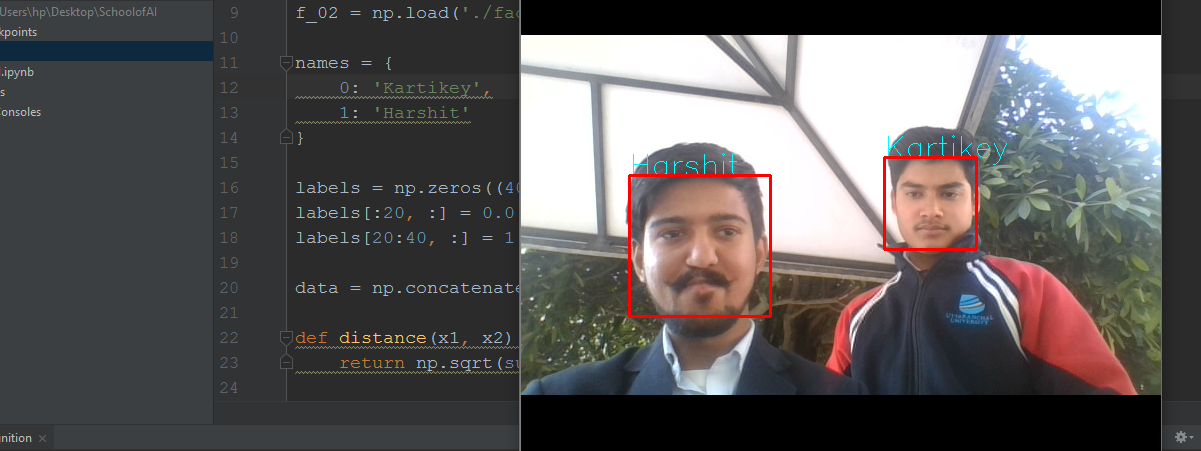
#> input picture face wala.PNG, 1201 x 451 px, given in place of the camera
$ python face_recognition.py
#> lines starting #> are read from the running program, lines starting #| are printed output that depends on the picture; after the words box and inside, x2 and y2 are one past the last pixel; in counts of white or black regions, pixels touching at a corner belong together
import numpy as np
import cv2

cam = cv2.VideoCapture(0)
face_cas = cv2.CascadeClassifier('./haarcascade_frontalface_default.xml')
font = cv2.FONT_HERSHEY_SIMPLEX

f_01 = np.load('./face_01.npy').reshape(20, 50*50*3)
#> (reads face_01.npy from the repository)
f_02 = np.load('./face_02.npy').reshape(20, 50*50*3)
#> (reads face_02.npy from the repository)

names = {
	0: 'Himani',
	1: 'Kajal'
}

labels = np.zeros((40, 1))
labels[:20, :] = 0.0
labels[20:40, :] = 1.0

data = np.concatenate([f_01, f_02])

def distance(x1, x2):
    return np.sqrt(sum((x1-x2)**2))

def knn(x, train, targets, k=5):
    m = train.shape[0]
    dist = []
    for ix in range(m):
        # compute distance from each point and store in dist
        dist.append(distance(x, train[ix]))
    dist = np.asarray(dist)
    indx = np.argsort(dist)
    sorted_labels = labels[indx][:k]
    counts = np.unique(sorted_labels, return_counts=True)
    return counts[0][np.argmax(counts[1])]

while True:
	ret, frame = cam.read()
#> frame is the input picture: shape (451, 1201, 3); mean B, G, R 89.6, 89.4, 92.1

	if ret == True:
		gray = cv2.cvtColor(frame, cv2.COLOR_BGR2GRAY)
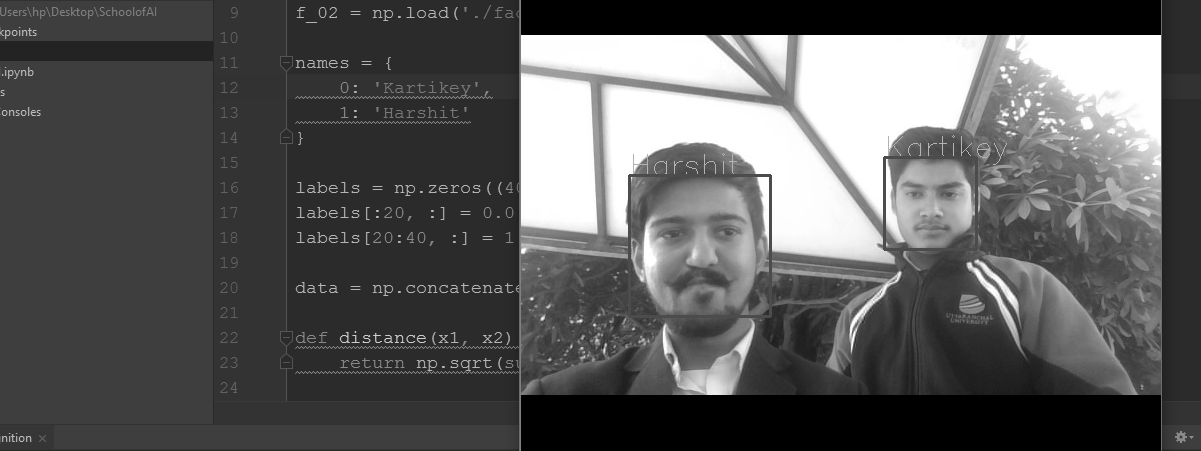
#> gray: shape (451, 1201); min 0, max 255, mean 90.2
		faces = face_cas.detectMultiScale(gray, 1.3, 5)
#> faces = [[884, 158, 92, 92], [627, 175, 142, 142]]

		for (x, y, w, h) in faces:

			face_component = frame[y:y+h, x:x+w, :]

			fc = cv2.resize(face_component, (50, 50))

			lab = knn(fc.flatten(), data, labels)

			text = names[int(lab)]

			cv2.putText(frame, text, (x, y), font, 1 , (255, 255, 0))

			cv2.rectangle(frame, (x, y), (x+w, y+h), (0,0,255), 2)
#> this loop made 2 passes
#> (x, y, w, h, m in knn, sorted_labels in knn, counts in knn, lab) on passes 1 to 2: (884, 158, 92, 92, 40, [0, 1, 1, 0, 1], ([0, 1], [2, 3]), 1), (627, 175, 142, 142, 40, [1, 0, 1, 1, 0], ([0, 1], [2, 3]), 1)
#> pass 1, `face_component = frame[y:y+h, x:x+w, :]`:
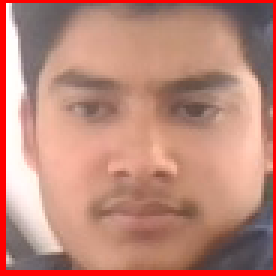
#> face_component: shape (92, 92, 3) (shown 3 times larger); mean B, G, R 120.9, 135, 189.3
#> pass 1, `fc = cv2.resize(face_component, (50, 50))`:
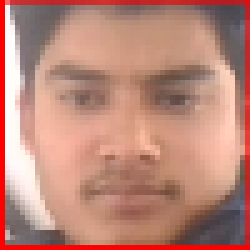
#> fc: shape (50, 50, 3) (shown 5 times larger); mean B, G, R 121.2, 135.3, 189
#> pass 2, `face_component = frame[y:y+h, x:x+w, :]`:
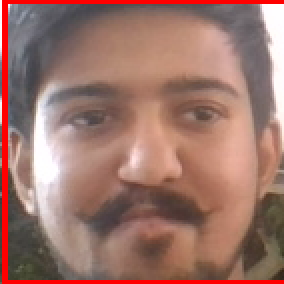
#> face_component: shape (142, 142, 3) (shown 2 times larger); mean B, G, R 106.2, 116.4, 157.5
#> pass 2, `fc = cv2.resize(face_component, (50, 50))`:
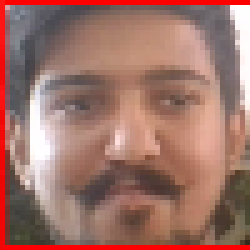
#> fc: shape (50, 50, 3) (shown 5 times larger); mean B, G, R 104.7, 114.9, 159.3
#> after the loop:
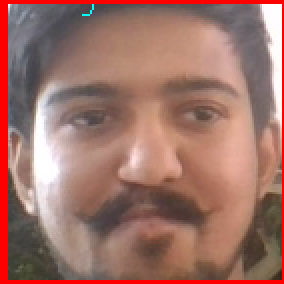
#> face_component: shape (142, 142, 3) (shown 2 times larger); 1.43% of pixels changed, all inside (x1, y1, x2, y2) = (0, 0, 142, 142)
#> after the loop:
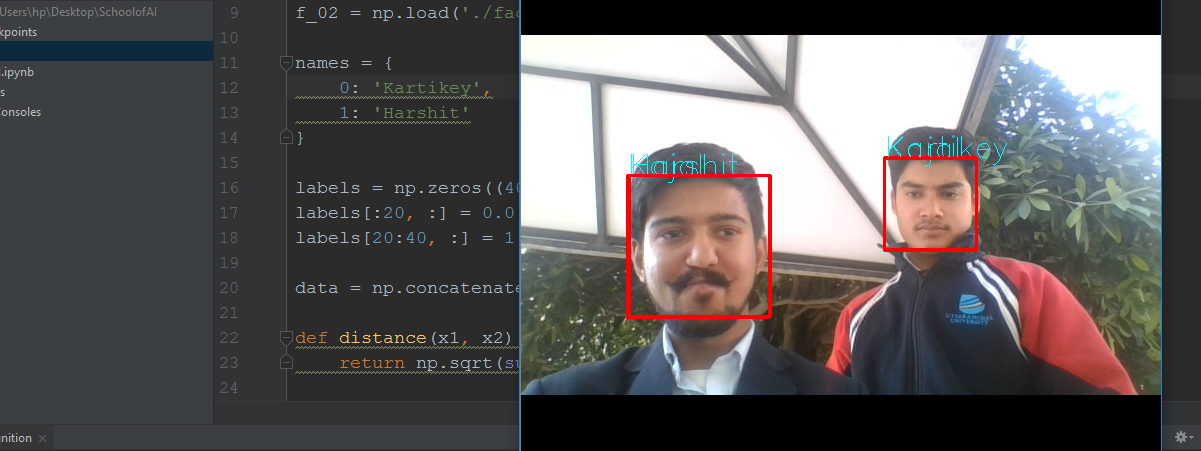
#> frame: shape (451, 1201, 3); 0.19% of pixels changed, all inside (x1, y1, x2, y2) = (626, 136, 978, 319)
		cv2.imshow('frame', frame)
		if(cv2.waitKey(1) == 27):
#> (key Esc is pressed here)
			break
	else:
		print("error")

cv2.destroyAllWindows()
